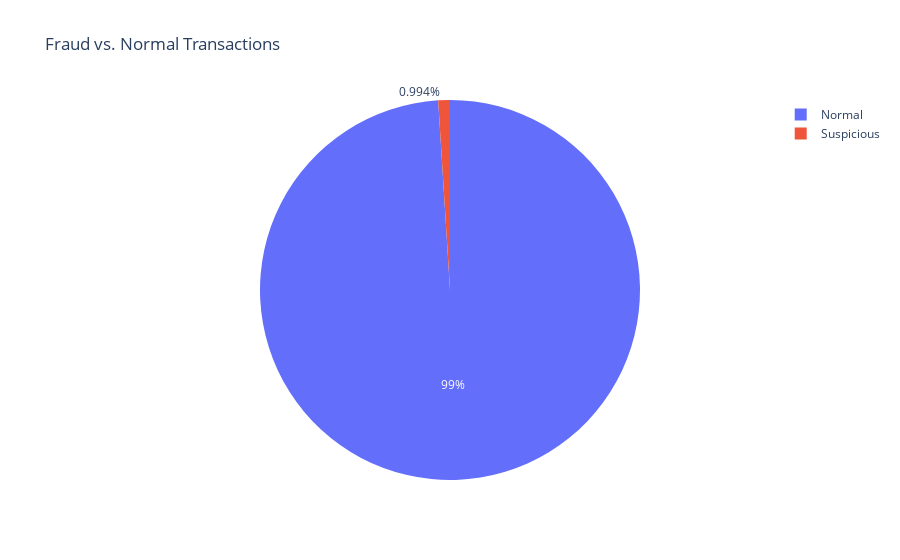

Notebook cell for this chart:
### Markdown cell above
# Real-time Fraud Detection
This cell implements a fraud detection system for transactions using rule-based and AI-based methods.
- **Rules**: Transactions > $10,000, >3x customer’s average, or linked to recent disputes.
- **AI**: Isolation Forest for anomaly detection.
- Visualizes suspicious transaction amounts and compares rule-based vs. AI detection.
- Saves results to `fraud_detection_results.csv`.
- **Expected Output**: Table with suspicious transactions; pie chart showing fraud vs. normal transactions.

### Code cell
# Merge transactions with accounts and customers
transaction_data = transactions.merge(
    accounts[['AccountID', 'CustomerID']],
    on='AccountID', how='left'
).merge(
    customers[['CustomerID']],
    on='CustomerID', how='left'
)

# Calculate average transaction amount per customer
avg_transaction = transaction_data.groupby('CustomerID')['Amount'].mean().reset_index(name='Avg_Amount')
transaction_data = transaction_data.merge(avg_transaction, on='CustomerID', how='left')

# Rule-based fraud detection
transaction_data['Is_Large'] = transaction_data['Amount'] > 10000
transaction_data['Is_Unusual'] = transaction_data['Amount'] > transaction_data['Avg_Amount'] * 3

# Check for recent disputes
disputes = support_calls[support_calls['IssueType'] == 'Transaction Dispute'][['CustomerID', 'CallDate']]
transaction_data = transaction_data.merge(disputes, on='CustomerID', how='left')
transaction_data['Has_Recent_Dispute'] = (
    (transaction_data['CallDate'] >= transaction_data['TransactionDate'] - timedelta(days=7)) &
    (transaction_data['CallDate'].notnull())
)

# Combine rules
transaction_data['Fraud_Suspicion'] = np.where(
    transaction_data['Is_Large'] | transaction_data['Is_Unusual'] | transaction_data['Has_Recent_Dispute'],
    'Suspicious',
    'Normal'
)

# AI-based fraud detection (Isolation Forest)
X = transaction_data[['Amount']].fillna(0)
iso_forest = IsolationForest(contamination=0.01, random_state=42)
transaction_data['AI_Fraud_Suspicion'] = iso_forest.fit_predict(X)
transaction_data['AI_Fraud_Suspicion'] = transaction_data['AI_Fraud_Suspicion'].apply(
    lambda x: 'Suspicious' if x == -1 else 'Normal'
)

# Visualize fraud distribution
fig = px.pie(transaction_data, names='AI_Fraud_Suspicion', title='Fraud vs. Normal Transactions',
             labels={'AI_Fraud_Suspicion': 'Transaction Status'})
fig.show()

# Save results
# transaction_data.to_csv('fraud_detection_results.csv', index=False)
# print("Fraud detection completed. Results saved to 'fraud_detection_results.csv'.")

### Figure 1 — Plotly figure (JSON) as saved in the notebook; plotly's stock layout.template omitted (floating-point values rounded to 4 significant figures; data arrays with more than 128 entries replaced by an {"elided": "..."} marker saying what was removed)
{"data": [{"domain": {"x": [0, 1], "y": [0, 1]}, "hovertemplate": "Transaction Status=%{label}<extra></extra>", "labels": {"elided": "20215 str values"}, "legendgroup": "", "name": "", "showlegend": true, "type": "pie"}], "layout": {"legend": {"tracegroupgap": 0}, "title": {"text": "Fraud vs. Normal Transactions"}}}
